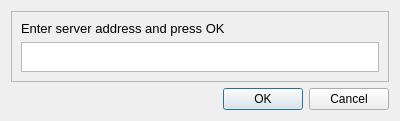
<?xml version="1.0" encoding="UTF-8"?>
<ui version="4.0">
 <class>Dialog</class>
 <widget class="QDialog" name="Dialog">
  <property name="geometry">
   <rect>
    <x>0</x>
    <y>0</y>
    <width>400</width>
    <height>117</height>
   </rect>
  </property>
  <property name="windowTitle">
   <string>Dialog</string>
  </property>
  <layout class="QGridLayout" name="gridLayout">
   <item row="2" column="0">
    <widget class="QDialogButtonBox" name="buttonBox">
     <property name="orientation">
      <enum>Qt::Horizontal</enum>
     </property>
     <property name="standardButtons">
      <set>QDialogButtonBox::Cancel|QDialogButtonBox::Ok</set>
     </property>
    </widget>
   </item>
   <item row="1" column="0">
    <widget class="QFrame" name="frame">
     <property name="sizePolicy">
      <sizepolicy hsizetype="Preferred" vsizetype="Preferred">
       <horstretch>0</horstretch>
       <verstretch>0</verstretch>
      </sizepolicy>
     </property>
     <property name="frameShape">
      <enum>QFrame::StyledPanel</enum>
     </property>
     <property name="frameShadow">
      <enum>QFrame::Raised</enum>
     </property>
     <layout class="QGridLayout" name="gridLayout_2">
      <item row="0" column="0">
       <widget class="QLabel" name="label">
        <property name="font">
         <font>
          <pointsize>10</pointsize>
         </font>
        </property>
        <property name="text">
         <string>Enter server address and press OK</string>
        </property>
       </widget>
      </item>
      <item row="1" column="0">
       <widget class="QTextEdit" name="textEdit">
        <property name="sizePolicy">
         <sizepolicy hsizetype="Expanding" vsizetype="Preferred">
          <horstretch>0</horstretch>
          <verstretch>0</verstretch>
         </sizepolicy>
        </property>
        <property name="minimumSize">
         <size>
          <width>0</width>
          <height>30</height>
         </size>
        </property>
        <property name="maximumSize">
         <size>
          <width>16777215</width>
          <height>30</height>
         </size>
        </property>
       </widget>
      </item>
     </layout>
    </widget>
   </item>
  </layout>
 </widget>
 <resources/>
 <connections>
  <connection>
   <sender>buttonBox</sender>
   <signal>accepted()</signal>
   <receiver>Dialog</receiver>
   <slot>accept()</slot>
   <hints>
    <hint type="sourcelabel">
     <x>248</x>
     <y>254</y>
    </hint>
    <hint type="destinationlabel">
     <x>157</x>
     <y>274</y>
    </hint>
   </hints>
  </connection>
  <connection>
   <sender>buttonBox</sender>
   <signal>rejected()</signal>
   <receiver>Dialog</receiver>
   <slot>reject()</slot>
   <hints>
    <hint type="sourcelabel">
     <x>316</x>
     <y>260</y>
    </hint>
    <hint type="destinationlabel">
     <x>286</x>
     <y>274</y>
    </hint>
   </hints>
  </connection>
 </connections>
</ui>
